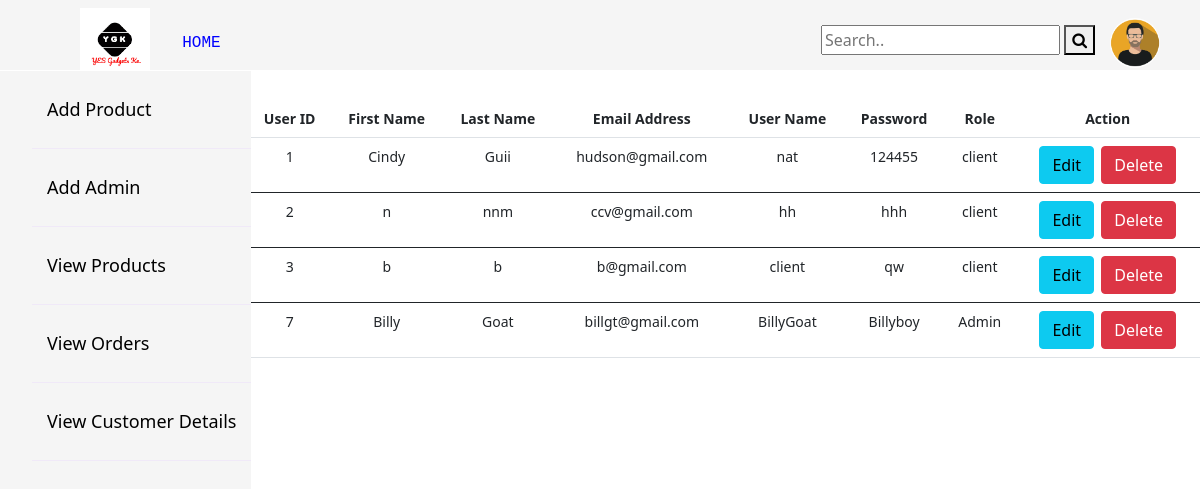
Before: /View_users.php with the older database file.
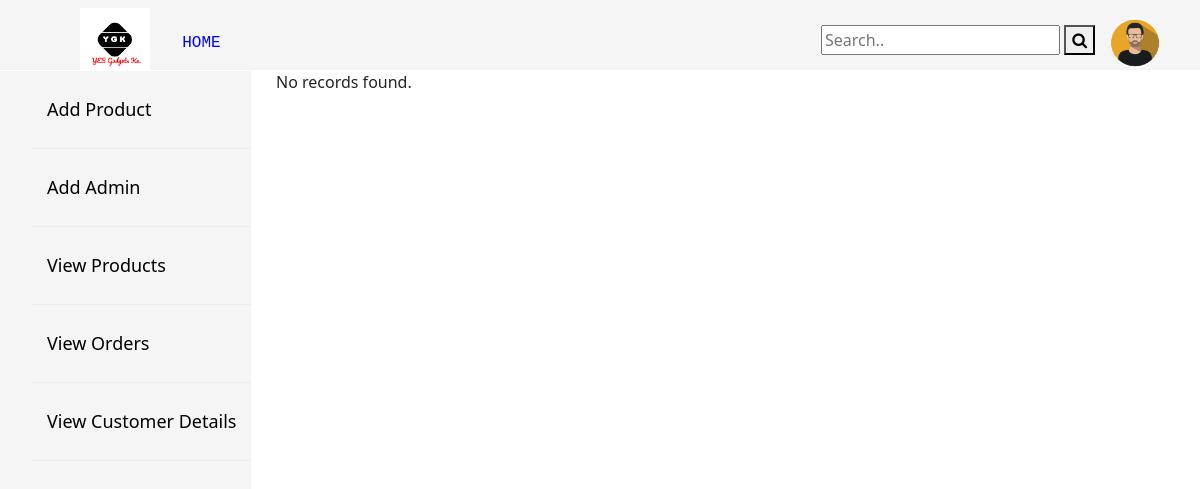
After: the same page with the newer database file.
### tables this page shows
CREATE TABLE `tbl_users` (
  `user_id` int(11) NOT NULL,
  `first_name` varchar(25) NOT NULL,
  `last_name` varchar(25) NOT NULL,
  `email_address` varchar(25) NOT NULL,
  `user_name` varchar(25) NOT NULL,
  `user_password` varchar(25) NOT NULL,
  `role` varchar(6) NOT NULL DEFAULT 'client'
);

### View_users.php (the view, shortened to what this page needs)
<!DOCTYPE html>
<html>
    <head>
	<link href="https://cdn.jsdelivr.net/npm/bootstrap@5.0.2/dist/css/bootstrap.min.css" rel="stylesheet">
	<link rel="stylesheet" href="https://cdnjs.cloudflare.com/ajax/libs/font-awesome/4.7.0/css/font-awesome.min.css">
	 <link rel="stylesheet" type="text/css" href="css/View_users.css">
	<link rel="stylesheet" type="text/css" href="css/navbar.css">
    </head>
    <body>
    <nav class="navbar">
		<div class="logo-link">
			<img src="images/Logo.png" class="logo" style='max-width:70px'>
			<li></li><a href="Dashboard.html">Home</a></li>
		</div>
		<div class="search-profile">
			 <div class="search-container">
			    <form action="/action_page.php">
			      <input type="text" placeholder="Search.." name="search">
			      <button type="submit"><i class="fa fa-search"></i></button>
			    </form>
			  </div>
			  <div class="profile">
			  <img src="Profile_images/avatar_1.png">
			  </div>
		</div>
	</nav>
    <main class="content">
<div class="wrapper">
    <nav id="sidebar">
        <ul>
            <li><a href="Add_product.php">Add Product</a></li>
            <li><a href="Add_admin.php">Add Admin</a></li>
            <li><a href="Product.php">View Products</a></li>
            <li><a href="#">View Orders</a></li>
            <li><a href="View_users.php">View Customer Details</a></li>
        </ul>
    </nav>
</div>
    <?php
    require_once("connection.php");
   $sql="SELECT* FROM tbl_users" ;
   if($result=mysqli_query($link, $sql)){
	if(mysqli_num_rows($result) > 0){
        echo "<table class='table table-hover' id='myTable'>";
        echo "<thread>" ;
            echo "<tr>";
                echo "<th>User ID</th>";
                echo "<th>First Name</th>";
                echo "<th>Last Name</th>";
                echo "<th>Email Address</th>";
				echo "<th>User Name</th>";
                echo "<th>Password</th>";
                echo "<th>Role</th>";
                echo "<th>Action</th>";
            echo "</tr>";
        while($row = mysqli_fetch_array($result)){
            echo "<tbody>";
            echo "<tr>";
                echo "<td>" . $row['user_id'] . "</td>";
                echo "<td>" . $row['first_name'] . "</td>";
                echo "<td>" . $row['last_name'] . "</td>";
                echo "<td>" . $row['email_address'] . "</td>";
				echo "<td>" . $row['user_name'] . "</td>";
                echo "<td>" . $row['user_password'] . "</td>";
                echo "<td>" . $row['role'] . "</td>";
                echo "<td><a class='btn btn-info' href=Updateuser.php?user_id=" .$row['user_id']. ">Edit</a>" . "&nbsp; <a class='btn btn-danger' id='del_user' href=Deleteuser.php?user_id=" .$row['user_id']. ">Delete</a>" . "</td>";
            echo "</tr>";
        }
        echo "</tbody>";
        echo "</table>";
       ?> <script>
    <?php
    } else{
        echo "No records found.";
    }
} else{
    echo "ERROR " . mysqli_error($link);
   }
?>
</main>
    </body>
</html>

Changed rows visible on the page:
removed tbl_users: user_id "1", first_name "Cindy", last_name "Guii", email_address "hudson@gmail.com", user_name "nat", user_password "124455", role "client"
removed tbl_users: user_id "2", first_name "n", last_name "nnm", email_address "ccv@gmail.com", user_name "hh", user_password "hhh", role "client"
removed tbl_users: user_id "3", first_name "b", last_name "b", email_address "b@gmail.com", user_name "client", user_password "qw", role "client"
removed tbl_users: user_id "7", first_name "Billy", last_name "Goat", email_address "billgt@gmail.com", user_name "BillyGoat", user_password "Billyboy", role "Admin"
Other visible differences:
text no longer shown: "User ID First Name Last Name Email Address User Name Password Role Action"
text now shown: "No records found."
